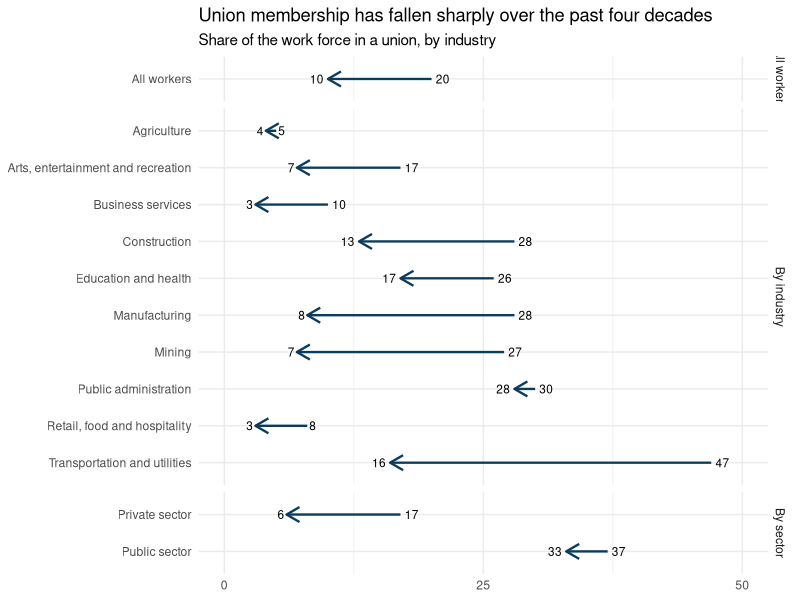

This figure's R source:
## ---- chunk 1
# Code for loading packages
# And code for reading in data if using the Excel/Google Sheets-->CSV approach
library(tidyverse)

## ---- chunk 2
# Code for generating the data (if using the tibble() approach)
union <- tibble(
  panel = c(
    "All workers",
    "By sector", "By sector",
    "By industry", "By industry", "By industry", "By industry",
    "By industry", "By industry", "By industry", "By industry",
    "By industry", "By industry"
  ),
  category = c(
    "All workers",
    "Private sector", "Public sector",
    "Transportation and utilities",
    "Manufacturing",
    "Mining",
    "Construction",
    "Education and health",
    "Arts, entertainment and recreation",
    "Business services",
    "Retail, food and hospitality",
    "Public administration",
    "Agriculture"
  ),
  pct_1983 = c(20, 17, 37, 47, 28, 27, 28, 26, 17, 10, 8, 30, 5),
  pct_2022 = c(10, 6, 33, 16, 8, 7, 13, 17, 7, 3, 3, 28, 4))

head(union)
## ---- chunk 3
# Code for recreating the visualization
# Use as many code chunks as you need to organize your work well

ggplot(union, aes(y = fct_rev(category))) +
  geom_segment(aes(x = pct_1983, xend = pct_2022, yend = category),
    arrow = arrow(length = unit(0.15, "inches")),
    linewidth = 0.8,
    color = "#0B3C5D") +
  geom_text(
    aes(x = pct_1983, label = pct_1983),
    hjust = -0.3,
    size = 3) +
  geom_text(
    aes(x = pct_2022, label = pct_2022),
    hjust = 1.3,
    size = 3) +
  facet_grid(
    panel ~ .,
    scales = "free_y",
    space = "free_y") +
  scale_x_continuous(
    limits = c(0, 50),
    breaks = c(0, 25, 50)) +
  labs(
    title = "Union membership has fallen sharply over the past four decades",
    subtitle = "Share of the work force in a union, by industry",
    x = NULL,
    y = NULL
  ) +
  
  theme_minimal() 


